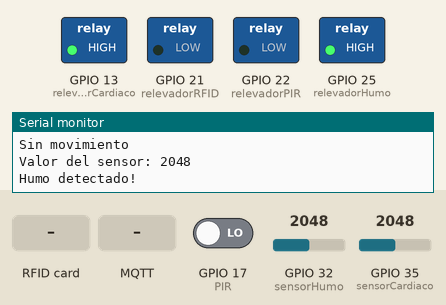
Bench run of a sketch on a simulated ESP32. Shown: switched loads named in the sketch (green lamp = pin HIGH), the last lines printed to the serial monitor. Inputs (shaded band) come from the test bench; at power-on: GPIO 32 (sensorHumo) = 2048, GPIO 17 (PIR) LOW, GPIO 35 (sensorCardiaco) = 2048. WiFi joins after 1.5 s; servers stay silent unless stated; no MQTT or app messages arrive unless stated.

Above: at 4.7 s.
4.8 s: GPIO 32 (sensorHumo) set to 758
6.9 s: GPIO 32 (sensorHumo) set to 632
At 8.3 s:
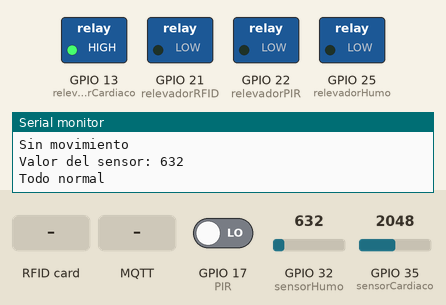
9.3 s: RFID card 12 34 56 78 held to the reader
At 10.5 s:
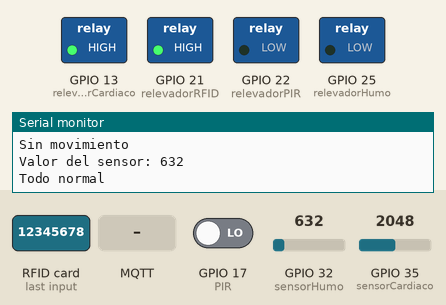
15.6 s: MQTT message "1" arrives on the first subscribed topic
At 16.24 s:
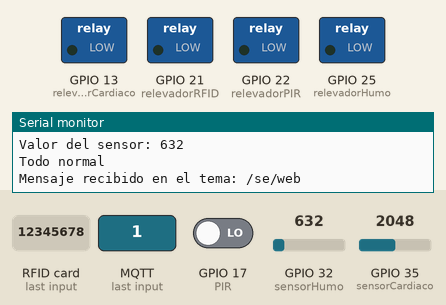
17.7 s: GPIO 32 (sensorHumo) set to 1228
At 19.8 s:
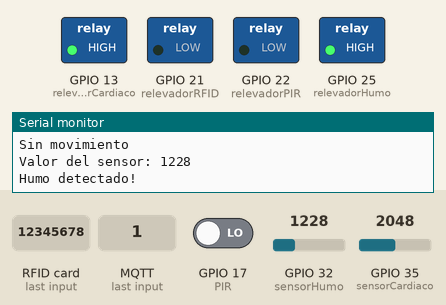
Timing chart, 0 to 20.8 s (numbered marks = the images above; inputs shaded):
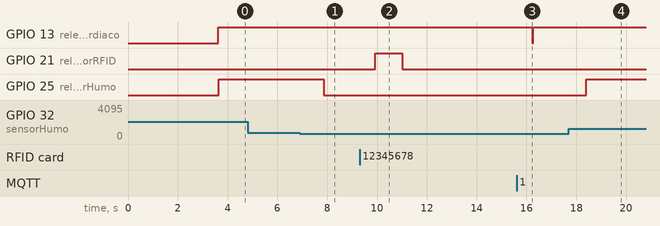

Measured:
- the behaviour switches between 701 and 700 on GPIO 32 (sensorHumo) (found by bisection; images 0 and 1)
- after the input at 6.9 s, GPIO 25 (relevadorHumo): HIGH → LOW after 0.97 s
- after the input at 9.3 s, GPIO 21 (relevadorRFID): LOW → HIGH after 0.63 s, → LOW 1.1 s later
- after the input at 15.6 s, GPIO 13 (relevadorCardiaco): HIGH → LOW after 0.64 s, → HIGH 0.03 s later
- after the input at 17.7 s, GPIO 25 (relevadorHumo): LOW → HIGH after 0.69 s

The sketch:

lucesIoT.ino
```cpp
#define USE_ARDUINO_INTERRUPTS false    // Prepara interruptores de bajo nivel para leturas mas precisas.

///////////////////////////////////////////////////////////////////JSON/////////////////////////////////////////////////////////////////////////
#include <ArduinoJson.h>


//////////////////////////////////////////////////////////////////////MQTT//////////////////////////////////////////////////////////////////
#include <WiFi.h>
#include <PubSubClient.h>

// Reemplaza con tus credenciales de WiFi
const char* ssid = "owen";
const char* password = "12345678";

// Reemplaza con la dirección IP y el puerto de tu broker Mosquitto
const char* mqtt_server = "192.168.0.34";
const int mqtt_port = 1883;
const char* topic = "/se/luces";
const char* topicSubscription = "/se/web";

WiFiClient espClient;
PubSubClient client(espClient);


/////////////////////////////////////////////////////////////////////////////Sensor de Corazon//////////////////////////////////////////////////////////////////////////
#include <PulseSensorPlayground.h>     // Incluye la librería PulseSensorPlayground.


//  Variables  //
#define sensorCardiaco 35           // Sensor de ritmo cardiaco
#define relevadorCardiaco 13         // Pin conectado al relevador
#define umbralCardiaco 550         // Determina cuál señar tomar como pulso cardiaco

PulseSensorPlayground pulseSensor;  //Crea la instancia del objeto de PulseSensorPlayground

int UpperThreshold = 518;
int LowerThreshold = 490;

int reading = 35;

float BPM = 0.0;

bool IgnoreReading = false;
bool FirstPulseDetected = false;

unsigned long FirstPulseTime = 0;
unsigned long SecondPulseTime = 0;
unsigned long PulseInterval = 0;


/////////////////////////////////////////////////////////////////////////////Sensor RFID/////////////////////////////////////////////////////////////////////////////////
#include <SPI.h>            // Incluye las librerías para usar el sensor
#include <MFRC522.h>

#define RST_PIN 0        // Configuramos el pin del reset del módulo RC522
#define SS_PIN 5         // Configuramos el pin del SS del módulo RC522
MFRC522 mfrc522(SS_PIN, RST_PIN);  // Creamos instancia del módulo MFRC522

#define relevadorRFID 21                   //Definimos el pin 5 de arduino como contacto para el relevador

////////////////////////////////////////////////////////PIR//////////////////////////////////////////////////////////////////////////////////////////////////////////
#define PIR 17             // señal de PIR a pin 16
#define relevadorPIR 22    //Pin de conexión del relevador

//////////////////////////////////////////////////////////////////HUMO////////////////////////////////////////////////////////////////////////////////////////

#define relevadorHumo 25               // Pin del relevador del humo
#define sensorHumo 32 // Pin analógico del sensor de llama
int flameValue = 0; // Variable para guardar el valor analógico del sensor
int threshold = 700; // Umbral para detectar humo

//----------------------------------------------------------------------------------------------------------------------------------------------------
//////////////////////////////////////////////////////////////////SETUP/////////////////////////////////////////////////////////////////////////////
//----------------------------------------------------------------------------------------------------------------------------------------------------
void setup() {
  Serial.begin(9600);                       //Iniciamos la velocidad de la comunicación serial

  ///////////////////////////////////////////////////////////////Conexion a internet/////////////////////////////////////////////////////////////////
  WiFi.begin(ssid, password); //Configura  la red wifi con el nombre de la red y la contraseña
  while (WiFi.status() != WL_CONNECTED) {
    delay(500);
    Serial.print(".");
  }

  Serial.println("");
  Serial.println("Conectado a internet");
  Serial.println("Direccion IP: ");
  Serial.println(WiFi.localIP()); //Muestra la direccion IP del ESP32
pinMode(sensorHumo, INPUT);
  /////////////////////////////////////////////////////////////////MQTT//////////////////////////////////////////////////////////////////////////////
  client.setServer(mqtt_server, mqtt_port);                     //Configura el servidor del broker
  client.setCallback(callback);                                 //Configura la funcion de callback


  /////////////////////////////////////////////////////////////RFID///////////////////////////////////////////////////////////////////////////////////

  pinMode (relevadorRFID, OUTPUT);                //Definimos el modo del pin asignado para la lámpara como salida
  SPI.begin();                              //Iniciamos la libreria SPI
  mfrc522.PCD_Init();                       //Iniciamos la instancia del módulo RC522 creado anteriormente
  Serial.println("Esperando tarjeta");      //Mandamos información al monitor serie para saber que el dispositivo
  //esta en operación

  ////////////////////////////////////Sensor de Corazon//////////////////////////////////////////////////////////////////////////

  pulseSensor.analogInput(sensorCardiaco);            // La función analogInput configura un pin para leer lecturas analógicas, usamos el pin del
  // sensor para configurarlo
  // cada qu se detecte un pulso cardiaco
  pulseSensor.setThreshold(umbralCardiaco);               // La función setThreshold crea el umbral para determinar qué lecturas tomar como latidos cardiacos

  pinMode(relevadorCardiaco, OUTPUT);                //Define el pin del relevador para el sensor cardiaco

  ///////////////////////////////////////////////////////////////PIR///////////////////////////////////////////////////////////////////////////////////////////////////////
  pinMode(PIR, INPUT);           // Define el pin del PIR para la entrada de datos del sensor

  pinMode(relevadorPIR, OUTPUT);  // Define el pin del relevador como salida

  //////////////////////////////////////////////////////////////////HUMO////////////////////////////////////////////////////////////////////////////////////////////
  pinMode(sensorHumo, INPUT);      // Define el pin del microfono como entrada de datos
  pinMode (relevadorHumo, OUTPUT);         // Define el pin del relevador como salida de datos

  delay(2000);                    // Demora para estabilizar los sensores

}

void setup_wifi() {
  delay(10);
  Serial.println();
  Serial.print("Conectando a ");
  Serial.println(ssid);

  WiFi.begin(ssid, password);

  while (WiFi.status() != WL_CONNECTED) {
    delay(500);
    Serial.print(".");
  }

  Serial.println("");
  Serial.println("WiFi conectado");
  Serial.println("Dirección IP: ");
  Serial.println(WiFi.localIP());
}

void encenderApagar(bool pir, bool rfid, bool humo, bool cardiaco){
  if(pir == true){
    digitalWrite(relevadorPIR, HIGH);
  } else{
    digitalWrite(relevadorPIR, LOW);
  }

  if(rfid == true){
    digitalWrite(relevadorRFID, HIGH);
  } else{
    digitalWrite(relevadorRFID, LOW);
  }

  if(humo == true){
    digitalWrite(relevadorHumo, HIGH);
  } else{
    digitalWrite(relevadorHumo, LOW);
  }

  if(cardiaco == true){
    digitalWrite(relevadorCardiaco, HIGH);
  } else{
    digitalWrite(relevadorCardiaco, LOW);
  }
}

void callback(char* topic, byte* payload, unsigned int length) {
  Serial.print("Mensaje recibido en el tema: ");
  Serial.println(topic);

  String payload_str;
  for (int i = 0; i < length; i++) {
    payload_str += (char)payload[i];
  }
  DynamicJsonDocument doc(2048);
  deserializeJson(doc, payload_str);

  encenderApagar(doc["pir"], doc["rfid"], doc["humo"], doc["cardiaco"]);

}

void reconnect() {
  while (!client.connected()) {
    Serial.print("Intentando conectar al broker MQTT...");
    if (client.connect("ESP32Client")) {
      Serial.println("conectado");
      // Suscríbete a los temas que desees aquí
      client.subscribe(topicSubscription);
    } else {
      Serial.print("Error, rc=");
      Serial.print(client.state());
      Serial.println(" Intentando nuevamente en 5 segundos");
      delay(5000);
    }
  }
}

//////////////////////////////////////////////////CLASE//////////////////////////////////////////////////////////////////////
class sensoresActuadores {
  public:
    bool activarRelevadorRFID(uint8_t);           //Definimos las clases
    bool activarRelevadorPIR(uint8_t, uint8_t);
    uint16_t activarRelevadorHumo(uint8_t, uint8_t);
  private:
    bool PIREncendido = false; //definimos las variables a utilizar dentro de cada método
    bool estadoRFID = false;
    bool estadoHumo = false;
    uint8_t lecturaPIR = 0;
    String cadenalampara[2] = {"Lampara encendida", "Lampara Apagada"};
    uint8_t indexCadena = 0;
    uint8_t lecturaHumo = 0;
    uint8_t umbralHumo = 70;
    uint8_t estadoPIR = 0;
};

///////////////////////////////////Método para RFID//////////////////////////////////////////////////////////////
bool sensoresActuadores::activarRelevadorRFID(uint8_t relRFID) {
  Serial.println(cadenalampara[indexCadena]); // Muestra el estado de la lampara
  if (estadoRFID == true) {                   // Cambia el estado del relevador dependiendo de su estado
    digitalWrite(relRFID, LOW);
    estadoRFID = false;
    indexCadena = 1;                        // Cambia la cadena a mostrar del estado de la lámpara
    return true;
  } else {
    digitalWrite(relRFID, HIGH);
    estadoRFID = true;
    indexCadena = 0;
    return false;
  }
};

///////////////////////////////////////////////Método del PIR/////////////////////////////////////////////////////////////
bool sensoresActuadores::activarRelevadorPIR(uint8_t relPIR, uint8_t pinPIR) {
  estadoPIR = digitalRead(pinPIR);                              // lectura de estado de señal
  delay(200);
  if (estadoPIR == HIGH) {                                 // Si la señal esta en alto indicando movimiento
    Serial.println("Se ha encendido el PIR");
    if (PIREncendido) {                                 // Si el relevador está activado lo apaga
      digitalWrite(relPIR, LOW);
      PIREncendido = false;                             // Ahora el relevador está apagado
      return false;
    } else {
      digitalWrite(relPIR, HIGH);
      PIREncendido = true;                              // Si el relevador está apagado lo enciende
    }
    return true;
  }
};

//////////////////////////////////////////////////Método del sensor de Humo////////////////////////////////////////////////////
uint16_t sensoresActuadores::activarRelevadorHumo(uint8_t relHumo, uint8_t pinHumo) {
/*  lecturaHumo = analogRead(pinHumo);                       // Obtiene la lectura del sensor de Humo
  delay(50);
  if (lecturaHumo > umbralHumo) {                                // Si la lectura es mayor al umbral definido, se manda a llamar la función para activar el relevador
    Serial.println("Se detecto humo");
    if (estadoHumo) {                           // Si esta encendido apaga el relevador y resetea la bandera
      digitalWrite(relHumo, LOW);
      estadoHumo = false;
      return lecturaHumo;
    } else {
      digitalWrite(relHumo, HIGH);                         // Si esta apagado, enciendo el rele y resetea la bandera
      estadoHumo = true;
      return lecturaHumo;
    }
  } */
};

sensoresActuadores activador; // Crea el objeto de la clase sensoresActuadores


//---------------------------------------------------------------------------------------------------------------------------------------------------------
////////////////////////////////////////////////////////////////LOOP///////////////////////////////////////////////////////////////////////////////////////////////////
//---------------------------------------------------------------------------------------------------------------------------------------------------------

long int lecturaCardiaco = 0;
unsigned long lastMessage = 0;
void loop() {
   if (!client.connected()) {
    reconnect();
  }
  client.loop();

//--------------------------------------------------------------------------------------------------------------------------------------------------------
///////////////////////////////////Pagina web//////////////////////////////////////////////////////////////////////
//---------------------------------------------------------------------------------------------------------------------------------------------------------

  StaticJsonDocument<200> doc;
  char jsonMessage[512];
  JsonObject sensors = doc.createNestedObject("sensors");

  ////////////////////////////////////////////////////////////////RFID////////////////////////////////////////////////////////////////////////////////////////////////

  // Verifica si hay una tarjeta RFID cerca
  if (mfrc522.PICC_IsNewCardPresent()) {
    Serial.print("Tarjeta RFID detectada");
    digitalWrite(relevadorRFID, HIGH);
    sensors["rfid"] = true;
    // Realiza aquí las acciones necesarias con la tarjeta leída

    mfrc522.PICC_HaltA(); // Termina la comunicación con la tarjeta RFID
  } else{
    digitalWrite(relevadorRFID, LOW);
    sensors["rfid"] = false;
  }

  /////////////////////////////////////////////////////////////////////////////Sensor de Corazon//////////////////////////////////////////////////////////////////////////
  if(pulseSensor.sawNewSample()){
    lecturaCardiaco = analogRead(sensorCardiaco) / 60;
    Serial.print(lecturaCardiaco);
    Serial.println(" BPM");
    sensors["cardiaco"] = lecturaCardiaco;
    if(lecturaCardiaco >= 30){
      Serial.println("Sucedio un pulso cardiaco");
      digitalWrite(relevadorCardiaco, HIGH);
    } else{
      digitalWrite(relevadorCardiaco, LOW);
    }
  }

  ////////////////////////////////////////////////////////PIR//////////////////////////////////////////////////////////////////////////////////////////////////////////

  //sensors["pir"] = activador.activarRelevadorPIR(relevadorPIR, PIR);           // Mandamos a llamar al método para activar el relevador del PIR
  if(digitalRead(PIR)){
    Serial.println("Movimiento");
    sensors["pir"] = true;
  } else{
    Serial.println("Sin movimiento");
    sensors["pir"] = false;
  }


  //////////////////////////////////////////////////////////////////Humo////////////////////////////////////////////////////////////////////////////////////////////
   flameValue = analogRead(sensorHumo); // Leer el valor analógico del sensor
   sensors["humo"] = flameValue;
  Serial.print("Valor del sensor: ");
  Serial.println(flameValue); // Imprimir el valor del sensor
  if (flameValue > threshold) { // Si el valor supera el umbral
    digitalWrite(relevadorHumo, HIGH);
    Serial.println("Humo detectado!"); // Imprimir un mensaje de alerta
  }
  else { // Si no
     digitalWrite(relevadorHumo, LOW);
    Serial.println("Todo normal"); // Imprimir un mensaje de normalidad
  }
  delay(1000); // Esperar un segundo


  unsigned long now = millis();
  if(now - lastMessage > 2000){
    lastMessage = now;
    serializeJson(doc, jsonMessage);
    client.publish(topic, jsonMessage);
  }
};
```
